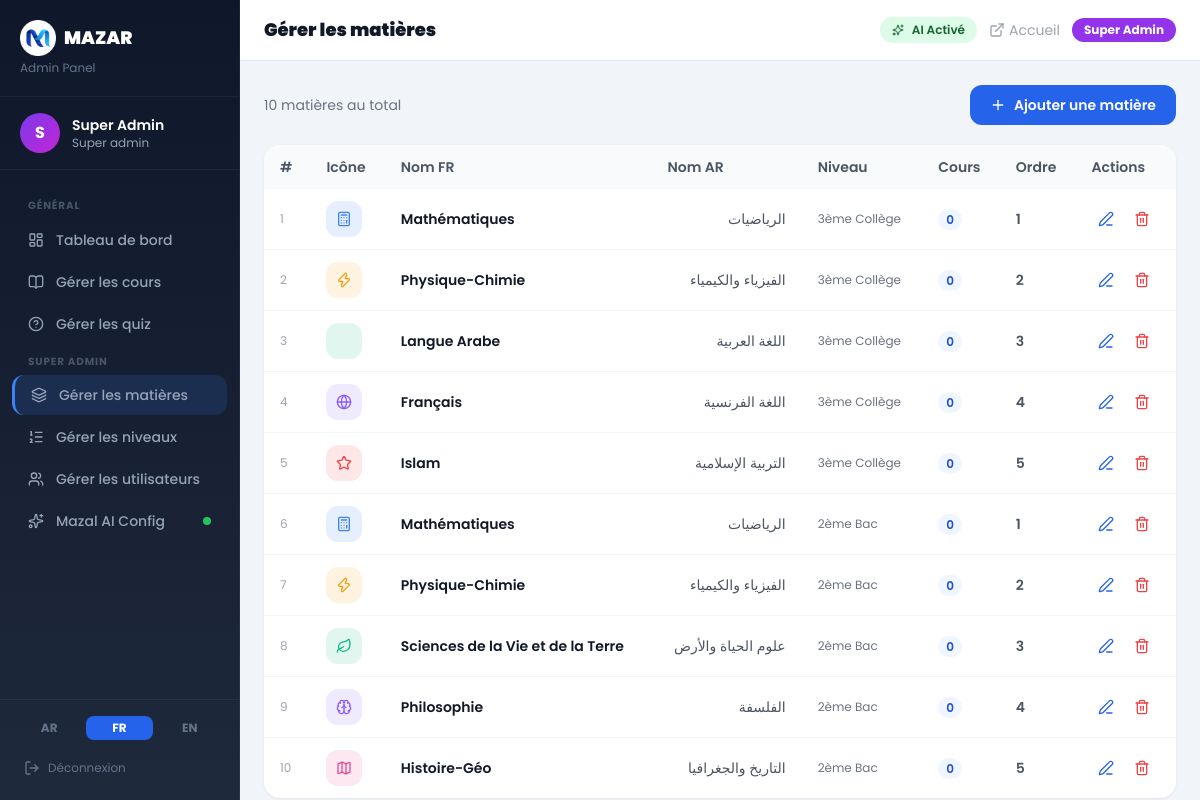
/admin/manage_subjects.php (signed in), run on the app's committed database.
### tables this page shows
CREATE TABLE `ai_config` (
  `id`            INT UNSIGNED      NOT NULL DEFAULT 1,
  `provider`      VARCHAR(50)       NOT NULL DEFAULT 'groq',
  `model`         VARCHAR(100)      NOT NULL DEFAULT 'llama-3.3-70b-versatile',
  `api_key`       TEXT              DEFAULT NULL,
  `custom_url`    VARCHAR(500)      DEFAULT NULL,
  `system_prompt` TEXT              DEFAULT NULL,
  `enabled`       TINYINT(1)        NOT NULL DEFAULT 1,
  `temperature`   DECIMAL(3,2)      NOT NULL DEFAULT 0.70,
  `max_tokens`    INT UNSIGNED      NOT NULL DEFAULT 1000,
  `updated_at`    DATETIME          NOT NULL DEFAULT CURRENT_TIMESTAMP ON UPDATE CURRENT_TIMESTAMP,
  `updated_by`    INT UNSIGNED      DEFAULT NULL,
  PRIMARY KEY (`id`),
  CONSTRAINT `chk_ai_config_id` CHECK (`id` = 1)
);

CREATE TABLE `subjects` (
  `id`        INT UNSIGNED NOT NULL AUTO_INCREMENT,
  `name_ar`   VARCHAR(100) NOT NULL,
  `name_fr`   VARCHAR(100) NOT NULL,
  `name_en`   VARCHAR(100) NOT NULL,
  `level_id`  INT UNSIGNED NOT NULL,
  `icon`      VARCHAR(60)  NOT NULL DEFAULT 'BookOpen',
  `color`     VARCHAR(20)  NOT NULL DEFAULT '#3B82F6',
  `order_num` TINYINT      NOT NULL DEFAULT 0,
  PRIMARY KEY (`id`),
  KEY `level_id` (`level_id`)
);

CREATE TABLE `levels` (
  `id`        INT UNSIGNED NOT NULL AUTO_INCREMENT,
  `name_ar`   VARCHAR(100) NOT NULL,
  `name_fr`   VARCHAR(100) NOT NULL,
  `name_en`   VARCHAR(100) NOT NULL,
  `slug`      VARCHAR(60)  NOT NULL,
  `order_num` TINYINT      NOT NULL DEFAULT 0,
  PRIMARY KEY (`id`),
  UNIQUE KEY `slug` (`slug`)
);

### admin/manage_subjects.php (the view, shortened to what this page needs)
<?php
$db        = getDB();
$subjects = $db->query(
    "SELECT s.*, lv.name_fr AS level_name,
            (SELECT COUNT(*) FROM lessons l WHERE l.subject_id=s.id) AS lesson_count
     FROM subjects s
     JOIN levels lv ON lv.id = s.level_id
     ORDER BY lv.order_num ASC, s.order_num ASC"
)->fetchAll();
require dirname(__DIR__) . '/admin/_layout.php';
?>
<div class="flex justify-between items-center mb-5">
  <p class="text-gray-500 text-sm"><?= count($subjects) ?> matières au total</p>
  <button onclick="openAddModal()"
          class="flex items-center gap-2 bg-blue-600 hover:bg-blue-700 text-white font-semibold px-5 py-2.5 rounded-xl transition text-sm">
    <i data-lucide="plus" class="w-4 h-4"></i>
    Ajouter une matière
  </button>
</div>
<div class="admin-card overflow-hidden">
  <div class="overflow-x-auto">
    <table class="dt-table w-full text-sm">
      <thead>
        <tr class="bg-gray-50 text-gray-600 text-left">
          <th class="px-4 py-3 font-semibold">#</th>
          <th class="px-4 py-3 font-semibold">Icône</th>
          <th class="px-4 py-3 font-semibold">Nom FR</th>
          <th class="px-4 py-3 font-semibold">Nom AR</th>
          <th class="px-4 py-3 font-semibold">Niveau</th>
          <th class="px-4 py-3 font-semibold">Cours</th>
          <th class="px-4 py-3 font-semibold">Ordre</th>
          <th class="px-4 py-3 font-semibold">Actions</th>
        </tr>
      </thead>
      <tbody class="divide-y divide-gray-100">
        <?php foreach($subjects as $subj): ?>
        <tr class="hover:bg-gray-50 transition">
          <td class="px-4 py-3 text-gray-400 text-xs"><?= $subj['id'] ?></td>
          <td class="px-4 py-3">
            <div class="w-9 h-9 rounded-xl flex items-center justify-center" style="background:<?= htmlspecialchars($subj['color']) ?>20">
              <i data-lucide="<?= htmlspecialchars(strtolower($subj['icon'])) ?>" class="w-4 h-4" style="color:<?= htmlspecialchars($subj['color']) ?>"></i>
            </div>
          </td>
          <td class="px-4 py-3 font-semibold text-gray-900"><?= htmlspecialchars($subj['name_fr']) ?></td>
          <td class="px-4 py-3 text-gray-600" dir="rtl"><?= htmlspecialchars($subj['name_ar']) ?></td>
          <td class="px-4 py-3 text-gray-500 text-xs"><?= htmlspecialchars($subj['level_name']) ?></td>
          <td class="px-4 py-3"><span class="bg-blue-50 text-blue-700 text-xs font-semibold px-2 py-0.5 rounded-full"><?= $subj['lesson_count'] ?></span></td>
          <td class="px-4 py-3 text-gray-600 font-semibold"><?= $subj['order_num'] ?></td>
          <td class="px-4 py-3">
            <div class="flex gap-2">
              <button onclick='openEditModal(<?= json_encode($subj) ?>)'
                      class="text-blue-600 hover:bg-blue-50 p-1.5 rounded-lg transition">
                <i data-lucide="edit-3" class="w-4 h-4"></i>
              </button>
              <form method="POST" onsubmit="return confirm('Supprimer cette matière ? Tous ses cours seront supprimés.')">
                <button type="submit" class="text-red-500 hover:bg-red-50 p-1.5 rounded-lg transition">
                  <i data-lucide="trash-2" class="w-4 h-4"></i>
                </button>
              </form>
            </div>
          </td>
        </tr>
        <?php endforeach; ?>
      </tbody>
    </table>
  </div>
</div>
<?php require dirname(__DIR__) . '/admin/_layout_end.php'; ?>

### data on the page
subjects: id "1", name_fr "Mathématiques", name_ar "الرياضيات", level.name_fr "3ème Collège", lesson_count "0", order_num "1"
subjects: id "2", name_fr "Physique-Chimie", name_ar "الفيزياء والكيمياء", level.name_fr "3ème Collège", lesson_count "0", order_num "2"
subjects: id "3", name_fr "Langue Arabe", name_ar "اللغة العربية", level.name_fr "3ème Collège", lesson_count "0", order_num "3"
subjects: id "4", name_fr "Français", name_ar "اللغة الفرنسية", level.name_fr "3ème Collège", lesson_count "0", order_num "4"
subjects: id "5", name_fr "Islam", name_ar "التربية الإسلامية", level.name_fr "3ème Collège", lesson_count "0", order_num "5"
subjects: id "6", name_fr "Mathématiques", name_ar "الرياضيات", level.name_fr "2ème Bac", lesson_count "0", order_num "1"
subjects: id "7", name_fr "Physique-Chimie", name_ar "الفيزياء والكيمياء", level.name_fr "2ème Bac", lesson_count "0", order_num "2"
subjects: id "8", name_fr "Sciences de la Vie et de la Terre", name_ar "علوم الحياة والأرض", level.name_fr "2ème Bac", lesson_count "0", order_num "3"
subjects: id "9", name_fr "Philosophie", name_ar "الفلسفة", level.name_fr "2ème Bac", lesson_count "0", order_num "4"
subjects: id "10", name_fr "Histoire-Géo", name_ar "التاريخ والجغرافيا", level.name_fr "2ème Bac", lesson_count "0", order_num "5"

### other printed values
t('site_name') "MAZAR"
mb_strtoupper(mb_substr($adminName, 0, 1)) "S"
$adminName "Super Admin"
str_replace('_', ' ', $role) "Super admin"
t('general') "GÉNÉRAL"
$label "Tableau de bord"
$label "Gérer les cours"
$label "Gérer les quiz"
$label "Gérer les matières"
$label "Gérer les niveaux"
$label "Gérer les utilisateurs"
$label "Mazal AI Config"
$l "AR"
$l "FR"
$l "EN"
